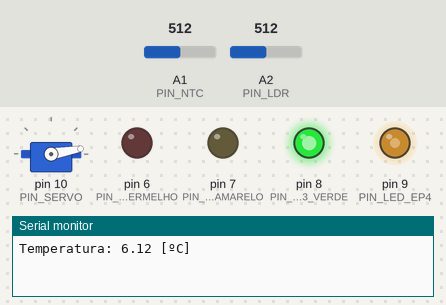
Recording of a sketch running on a simulated Arduino Mega 2560, built with avr-gcc and run on an emulated ATmega2560. Shown: servo, output pins drawn as LEDs (lit = HIGH), the last lines printed to the serial monitor. Inputs (shaded band) come from the test bench; at power-on: A1 (PIN_NTC) = 512, A2 (PIN_LDR) = 512.

Above: at 8.0 s.
8.1 s: A1 (PIN_NTC) set to 677
11.1 s: A1 (PIN_NTC) set to 697
At 11.6 s:
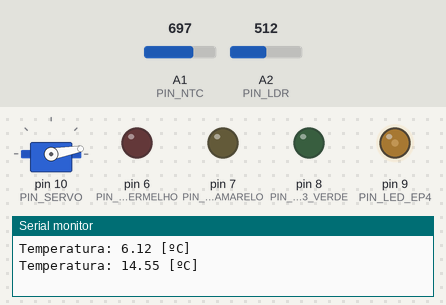
12.7 s: A2 (PIN_LDR) set to 716
At 13.4 s:
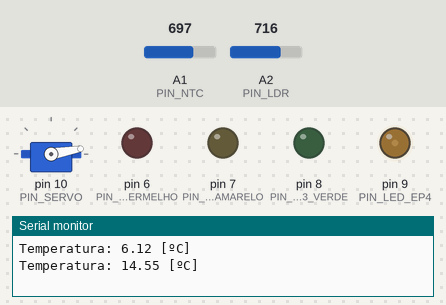
14.3 s: A1 (PIN_NTC) set to 511
At 15.2 s:
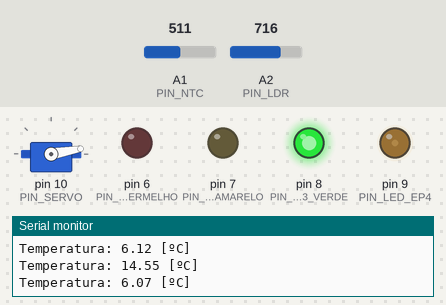
15.9 s: A2 (PIN_LDR) set to 1010
At 16.9 s:
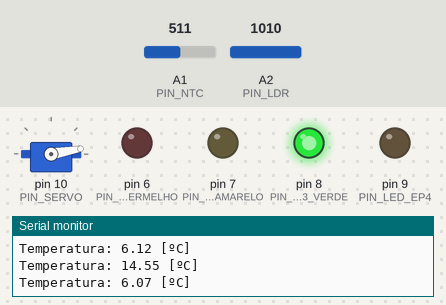
17.5 s: A1 (PIN_NTC) set to 1010
At 18.7 s:
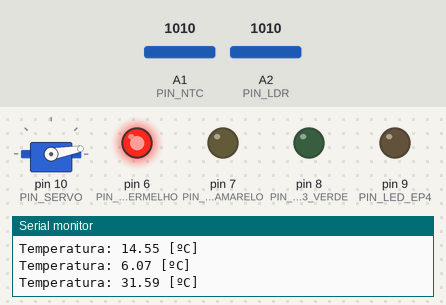
Timing chart, 0 to 20.1 s (numbered marks = the images above; inputs shaded):
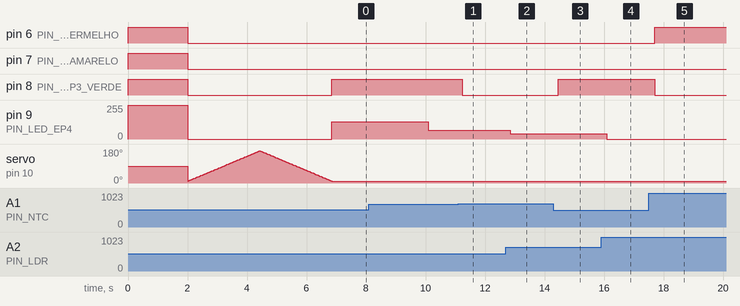

The sketch:

PL2_PL_GRUPO8_AULA2.ino
```cpp
/**
 * @file PL02_PL_GRUPO8_AULA2.ino
 * @brief SMART HOME - EP3 + EP4 + EP5
 * @date 10/01/2018
 * @authors Afonso Santos (nr. 2130653) & Natanael Godinho (nr. 2110634)
 * @state Cod. da defesa da AULA2
 */

// Declaração de bibliotecas extra
#include <Servo.h>

// Atribuição dos pinos do 'Arduino Mega 2560'
const int PIN_NTC = A1;
const int PIN_LDR = A2;
const int PIN_LED_EP3_VERMELHO = 6;   // Vermelho
const int PIN_LED_EP3_AMARELO = 7;    // amarelo
const int PIN_LED_EP3_VERDE = 8;      // Verde
const int PIN_LED_EP4 = 9;            // Verde, Pin com PWM (IMPORTANTE)
const int PIN_SERVO = 10;

// Declaração de valores pré-definidos no enunciado e/ou váriáveis globais
// ---------------------- EP 3 ----------------------
const int R1 = 3600;            // Resistência a associar à NTC
const int VIN = 5;
const float T0 = 298.15;        // Valor de 25 ºC em Kelvin
const int BETA = 4090;          // Parâmetro do sensor de temperatura NTC
const int R0 = 3300;            // Parâmetro do sensor de temperatura NTC
const float KELVIN = 273.15;    // Valor para converter para Graus
const int TREF1 = 15;           // Temperatura mín. de referência
const int TREF2 = 28;           // Temperatura média de referência
const int TREF3 = 30;           // Temperatura máx. de referência

const float GANHO_NTC = 1.66;   // Valor do ganho calculado
const float TMPOSC = 1.0;       // Valor de variação de temperatura para impressão de temperatura no monitor série
float tNTCp = 0.0;              // Variável para impressão de temperatura no monitor série
// ---------------------- EP 4 ----------------------
const int MIN_PERC_BRILHO = 0;        // Brilho mín., quando "luz ambiente normal"
const int MAX_PERC_BRILHO = 255;      // Brilho máx., quando "ausência de luz"
const int MAX_BRILHO_MADRUGADA = 128;     // Metade do brilho máximo = 127.5
const int DELTA_T4 = 10000;               // 10 s para simular as 04:00h da madrugada [Milissegundos]

const int VALOR_MIN_LUZ = 50;        // Valor mín. de voltagem (LDR sem receber luz)
const int VALOR_MAX_LUZ = 1000;      // Valor máx. de voltagem (LDR a receber muita luz)
unsigned long instanteAtual_Ep45 = 0;   // Variável para guardar o tempo decorrido desde o arranque do Arduino [Milisegundos]
// ---------------------- EP 5 ----------------------
const int ANG_ESTORES_ABERTOS = 30;         // Ângulo para estores abertos
const int ANG_ESTORES_INT = 75;             // Ângulo para estores em posição intermédia
const int ANG_ESTORES_FECHADOS = 120;       // Ângulo para estores fechados
const float T_LIMIAR_1 = 26.0;              // Temperatura considerada como Frio
const float T_LIMIAR_2 = 28.0;              // Temperatura considerada como Calor

const int T_LIMIAR_LUZ = 700;         // Valor para incidência de luz solar
const int MIN_ANG_SERVO = 10;         // Definição do ângulo mín. a enviar para o Servo, por segurança
const int MAX_ANG_SERVO = 170;        // Definição do ângulo máx. a enviar para o Servo, por segurança
int posServo = 0;                     // Variável que guarda a posição do Servo [Graus]
const int DELTA_T5 = 2000;
unsigned long tRef5 = 0;

// Criação de um objeto para controlar o Servomotor
Servo myservo;

// Declaração de funções
float funcaoEp3();
int funcaoEp4(int maxBrilho);
void funcaoEp5(float temp_Ep3, float voltageLDR_Ep4);

void setup() {
  Serial.begin (9600);

  pinMode(PIN_LED_EP3_VERDE, OUTPUT);
  pinMode(PIN_LED_EP3_AMARELO, OUTPUT);
  pinMode(PIN_LED_EP3_VERMELHO, OUTPUT);
  pinMode(PIN_LED_EP4, OUTPUT);
  myservo.attach(PIN_SERVO);

  // Acender os LED's durante 2 s no arranque do sistema
  digitalWrite(PIN_LED_EP3_VERDE, HIGH);
  digitalWrite(PIN_LED_EP3_AMARELO, HIGH);
  digitalWrite(PIN_LED_EP3_VERMELHO, HIGH);
  digitalWrite(PIN_LED_EP4, HIGH);
  delay(2000);
  digitalWrite(PIN_LED_EP3_VERDE, LOW);
  digitalWrite(PIN_LED_EP3_AMARELO, LOW);
  digitalWrite(PIN_LED_EP3_VERMELHO, LOW);
  digitalWrite(PIN_LED_EP4, LOW);

  // Ativação do Servo no arranque do sistema
  for (posServo = MIN_ANG_SERVO; posServo <= MAX_ANG_SERVO; posServo += 1) {
    myservo.write(posServo);
    delay(15);        // Espera de 15 ms para que Servo pare em cada posição (muito rapidamente)
  }
  for (posServo = MAX_ANG_SERVO; posServo >= MIN_ANG_SERVO; posServo -= 1) {
    myservo.write(posServo);
    delay(15);
  }
}

void loop() {
  float temp_Ep3 = 0.0;
  int sensorValueLDR_Ep4 = 0;

  instanteAtual_Ep45 = millis();       // Contar milisegundos desde o arranque do sistema

  temp_Ep3 = funcaoEp3();        // Função com funcionalidades do EP3

  if (instanteAtual_Ep45 >= DELTA_T4) {
    // Já passaram os 10 s desde o arranque do programa, significa que já é 'madrugada'
      /*Serial.println(">>> Passaram 10 s desde arranque. Madrugada!! <<<");
      Serial.println(" ");*/
    sensorValueLDR_Ep4 = funcaoEp4(MAX_BRILHO_MADRUGADA);         // Função com funcionalidades do EP4
  } else {
    sensorValueLDR_Ep4 = funcaoEp4(MAX_PERC_BRILHO);
  }

  if ((instanteAtual_Ep45 - tRef5) >= DELTA_T5) {
    // Já passaram 2 s desde a última atuação do motor dos estores
      /*Serial.println(">>> Passaram 2 s <<<");
      Serial.println(" ");*/
    funcaoEp5(temp_Ep3, sensorValueLDR_Ep4);     // Função com funcionalidades do EP5
    tRef5 = instanteAtual_Ep45;
  }

  delay(200);
}

/**
 * @brief Lê a temperatura ambiente e devolve à função 'loop()'
 * @params -
 * @return Valor da temperatura (float)
 */
float funcaoEp3() {
  int sensorValueNTC = 0;
  float voltageNTC = 0.0;
  float rNTC = 0.0;
  float tNTC = 0.0;

  // Leitura do Vout do NTC (V_NTC)
  sensorValueNTC = analogRead(PIN_NTC);

  // Converter leitura analógica para voltagem
  voltageNTC = sensorValueNTC * (5.0 / 1023.0);
  //Serial.println(voltage);

  // Calcular rNTC
  rNTC = ((R1 * 5) / (voltageNTC / GANHO_NTC)) - R1;
  // Calcular temperatura [Graus]
  tNTC = 1.0 / ((1.0 / T0) + ((1.0 / BETA) * log(rNTC / R0))) - KELVIN;

  // Imprimir temperatura se existir alteração de 0,5 graus
  if (tNTC > (tNTCp + TMPOSC) || tNTC < (tNTCp - TMPOSC) ){
    tNTCp = tNTC;
    Serial.print("Temperatura: ");
    Serial.print(tNTCp);
    Serial.println(" [ºC]");
  }

  if (tNTC <= TREF1) {                      // Temp. <= 15 ºC
    digitalWrite(PIN_LED_EP3_VERDE, HIGH);  // LED - Verde
  } else {
    digitalWrite(PIN_LED_EP3_VERDE, LOW);
  }
  if (tNTC > TREF2 && tNTC <= TREF3) {          // Temp. > 28 ºC e <= 30 ºC
    digitalWrite(PIN_LED_EP3_AMARELO, HIGH);    // LED - Amarelo
  } else {
    digitalWrite(PIN_LED_EP3_AMARELO, LOW);
  }
  if (tNTC > TREF3) {                           // Temp. > 30 ºC
    digitalWrite(PIN_LED_EP3_VERMELHO, HIGH);   // LED - Vermelho
  } else {
    digitalWrite(PIN_LED_EP3_VERMELHO, LOW);
  }

  return tNTC;      // Devolve valor ao 'loop()'
}

/**
 * @brief Recebe o brilho máximo, lê a luminosidade existente, atua sobre o sistema de iluminação e devolve o valor à função 'loop()'
 * @params Valor máximo do brilho (int)
 * @return Valor da luminosidade (int)
 */
int funcaoEp4(int maxBrilho) {
  int sensorValueLDR = 0;
  int declive = 0;
  int maxBrilhoEntradaFuncao = 0;
  int brilhoLED = 0;

  maxBrilhoEntradaFuncao = maxBrilho;

  sensorValueLDR = analogRead(PIN_LDR);
  //Serial.print("sensorValueLDR: ");
  //Serial.println(sensorValueLDR);

  // brilhoLED = map(x_IN, x0, x1, y0, y1)
  // Cálculo do brilho do LED, de forma linear, mediante o valor de luminosidade existente
  brilhoLED = map(sensorValueLDR, VALOR_MIN_LUZ, VALOR_MAX_LUZ, maxBrilhoEntradaFuncao, MIN_PERC_BRILHO);
  // Evitar valores fora do limite do brilho pedido
  brilhoLED = constrain(brilhoLED, MIN_PERC_BRILHO, maxBrilhoEntradaFuncao);

  analogWrite(PIN_LED_EP4, brilhoLED);    // Escrita para o LED do valor do brilho (com PWM)
  delay(30);                     // Espera de 30 ms para se ver o efeito da alteração do brilho do LED [Milisegundos]
  //Serial.print("brilhoLED: ");
  //Serial.println(brilhoLED);

  return sensorValueLDR;      // Devolve valor ao 'loop()'
}

/**
 * @brief Recebe a temperatura e a luminosidade da casa e altera a posição dos estores
 * @params Temperatura (float), Voltagem da LRD (int)
 * @return -
 */
void funcaoEp5(float temp_Ep3, int voltageLDR_Ep4) {
  float temp_Entrada = 0.0;
  int voltageLDR_Entrada = 0;

  temp_Entrada = temp_Ep3;
  voltageLDR_Entrada = voltageLDR_Ep4;

  // Situações possíveis para alteração da posição dos estores
  if ((temp_Entrada < T_LIMIAR_1) && (voltageLDR_Entrada > T_LIMIAR_LUZ))  {    // Frio
    myservo.write(ANG_ESTORES_ABERTOS);           // Ângulo 30º - Estores abertos
    //Serial.println("Cond. 1 - ESTORES ABERTOS");
    //Serial.println(" ");
    delay(15);
  }
  else if ((temp_Entrada > T_LIMIAR_2) && (voltageLDR_Entrada > T_LIMIAR_LUZ)) {    // Calor
    myservo.write(ANG_ESTORES_FECHADOS);          // Ângulo 120º - Estores fechados
    //Serial.println("Cond. 2 - ESTORES FECHADOS");
    //Serial.println(" ");
    delay(15);
  }
  else {              // Se temperatura estiver entre mín. e máx., ou igual aos limites. Luz é indiferente
    myservo.write(ANG_ESTORES_INT);                  // Ângulo 75º - Estores em posição intermédia
    //Serial.println("Cond. 3 - Estores em posição intermédia");
    //Serial.println(" ");
    delay(15);
  }

  // Nota: em ambiente real, verificação poderia ser a cada 15 minutos, estamos a usar 2 s
}
```

Measured:
- the behaviour switches between 685 and 686 on A1 (PIN_NTC) (found by bisection; images 0 and 1)
- after the input at 11.1 s, pin 8 (PIN_LED_EP3_VERDE): HIGH → LOW after 0.14 s
- after the input at 12.7 s, pin 9 (PIN_LED_EP4): 66/255 → 39/255 after 0.15 s
- after the input at 14.3 s, pin 8 (PIN_LED_EP3_VERDE): LOW → HIGH after 0.17 s
- after the input at 15.9 s, pin 9 (PIN_LED_EP4): 39/255 → 0/255 after 0.18 s
- after the input at 17.5 s, pin 6 (PIN_LED_EP3_VERMELHO): LOW → HIGH after 0.20 s; pin 8 (PIN_LED_EP3_VERDE): HIGH → LOW after 0.20 s
